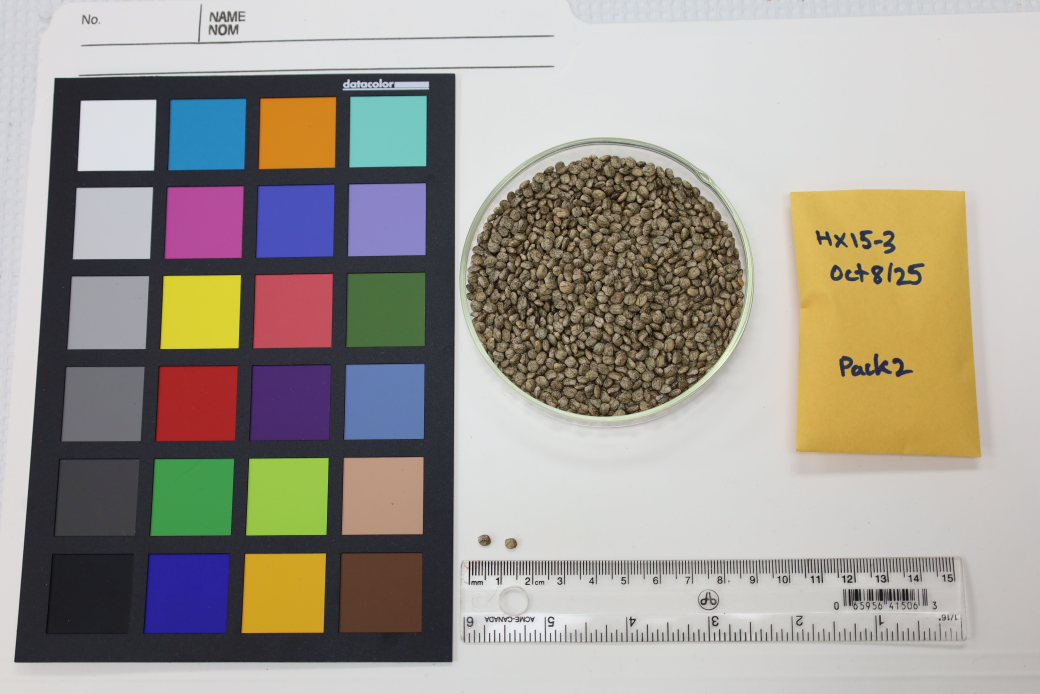
#> input picture images/IMG_0002c.JPG, 6240 x 4160 px (shown at 1/6 size); its folder holds only this picture in this run
$ python pilot_probe.py
#> lines starting #> are read from the running program, lines starting #| are printed output that depends on the picture; after the words box and inside, x2 and y2 are one past the last pixel; in counts of white or black regions, pixels touching at a corner belong together
"""Probe dish geometry and simple seed-center baselines on pilot images."""

from __future__ import annotations

import argparse
from pathlib import Path

import cv2
import numpy as np


def detect_dish(image: np.ndarray) -> tuple[int, int, int]:
    height, width = image.shape[:2]
    scale = min(1.0, 1600.0 / max(height, width))
    small = cv2.resize(image, None, fx=scale, fy=scale, interpolation=cv2.INTER_AREA)
    gray = cv2.cvtColor(small, cv2.COLOR_BGR2GRAY)
    gray = cv2.GaussianBlur(gray, (9, 9), 2.0)
    small_height, small_width = gray.shape
    circles = cv2.HoughCircles(
        gray,
        cv2.HOUGH_GRADIENT,
        dp=1.2,
        minDist=small_height * 0.18,
        param1=90,
        param2=36,
        minRadius=int(small_height * 0.16),
        maxRadius=int(small_height * 0.29),
    )
    if circles is None:
        raise RuntimeError("dish circle not found")

    candidates = circles[0]

    def score(circle: np.ndarray) -> float:
        x, y, radius = circle
        expected_x = small_width * 0.58
        expected_y = small_height * 0.40
        expected_radius = small_height * 0.225
        return (
            abs(x - expected_x) / small_width
            + abs(y - expected_y) / small_height
            + 1.5 * abs(radius - expected_radius) / small_height
        )

    x, y, radius = min(candidates, key=score)
    inverse = 1.0 / scale
    return round(x * inverse), round(y * inverse), round(radius * inverse)


def probe_centers(image: np.ndarray, dish: tuple[int, int, int]) -> np.ndarray:
    center_x, center_y, radius = dish
    x0 = max(0, center_x - radius)
    y0 = max(0, center_y - radius)
    x1 = min(image.shape[1], center_x + radius)
    y1 = min(image.shape[0], center_y + radius)
    crop = image[y0:y1, x0:x1]
    scale = min(1.0, 900.0 / max(crop.shape[:2]))
    small = cv2.resize(crop, None, fx=scale, fy=scale, interpolation=cv2.INTER_AREA)
    gray = cv2.cvtColor(small, cv2.COLOR_BGR2GRAY)
    gray = cv2.GaussianBlur(gray, (5, 5), 1.2)
    seed_radius = max(4, round(radius * scale * 0.035))
    circles = cv2.HoughCircles(
        gray,
        cv2.HOUGH_GRADIENT,
        dp=1.0,
        minDist=max(7, seed_radius * 1.15),
        param1=80,
        param2=16,
        minRadius=max(4, round(seed_radius * 0.5)),
        maxRadius=max(8, round(seed_radius * 1.7)),
    )
    return np.empty((0, 3), dtype=np.float32) if circles is None else circles[0]


def probe_reference_components(image: np.ndarray) -> list[tuple[int, int, int]]:
    height, width = image.shape[:2]
    x0, x1 = round(width * 0.42), round(width * 0.58)
    y0, y1 = round(height * 0.68), round(height * 0.82)
    crop = image[y0:y1, x0:x1]
    gray = cv2.cvtColor(crop, cv2.COLOR_BGR2GRAY)
    mask = np.uint8(gray < 222) * 255
    mask = cv2.morphologyEx(mask, cv2.MORPH_OPEN, np.ones((3, 3), np.uint8))
    count, _, stats, _ = cv2.connectedComponentsWithStats(mask)
    components: list[tuple[int, int, int]] = []
    for index in range(1, count):
        x, y, component_width, component_height, area = stats[index]
        if area < 40:
            continue
        if component_width > crop.shape[1] * 0.25 or component_height > crop.shape[0] * 0.5:
            continue
        components.append((int(area), int(component_width), int(component_height)))
    return sorted(components, reverse=True)[:8]


def main() -> int:
    parser = argparse.ArgumentParser()
    parser.add_argument("image_dir", type=Path, nargs="?", default=Path("images"))
    args = parser.parse_args()
    for path in sorted(args.image_dir.glob("*")):
        image = cv2.imread(str(path), cv2.IMREAD_COLOR)
#> image is the input picture: shape (4160, 6240, 3); mean B, G, R 147.9, 155.7, 161
        if image is None:
            continue
        try:
            dish = detect_dish(image)
#> in detect_dish, `gray = cv2.cvtColor(small, cv2.COLOR_BGR2GRAY)`:
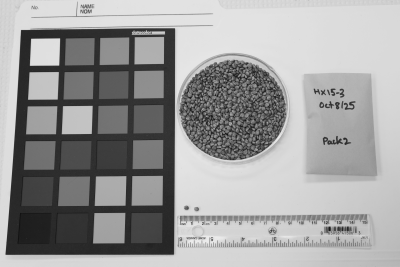
#> gray: shape (1067, 1600) (shown at 1/4 size); min 6, max 244, mean 156.4
#> in detect_dish, `circles = cv2.HoughCircles( gray, cv2.HOUGH_GRADIENT, dp=1.2, minDist=..`: circles = 14 rows, first 8: [929.4, 431.4, 209.5], [946.2, 678.6, 308.2], [689.4, 353.4, 293.7], [1174.2, 687, 299], [882.6, 226.2, 227.7], [763.8, 595.8, 233], [1132.2, 390.6, 240.9], [492.6, 353.4, 296.4]
#> in detect_dish, `candidates = circles[0]`: candidates has the same summary as circles
#> in score, `x, y, radius = circle`: x = 929.4; y = 431.4; radius = 209.5
#> in detect_dish, `x, y, radius = min(candidates, key=score)`: x = 929.4; y = 431.4; radius = 209.5
#> dish = (3625, 1682, 817)
            centers = probe_centers(image, dish)
#> in probe_centers, `center_x, center_y, radius = dish`: center_x = 3625; center_y = 1682; radius = 817
#> in probe_centers, `x0 = max(0, center_x - radius)`: x0 = 2808
#> in probe_centers, `y0 = max(0, center_y - radius)`: y0 = 865
#> in probe_centers, `x1 = min(image.shape[1], center_x + radius)`: x1 = 4442
#> in probe_centers, `y1 = min(image.shape[0], center_y + radius)`: y1 = 2499
#> in probe_centers, `crop = image[y0:y1, x0:x1]`:
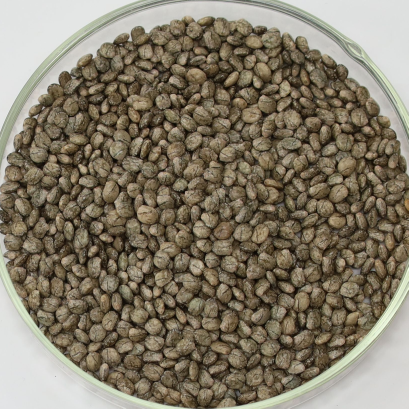
#> crop: shape (1634, 1634, 3) (shown at 1/4 size); mean B, G, R 102.9, 120.7, 129.9
#> in probe_centers, `small = cv2.resize(crop, None, fx=scale, fy=scale, interpolation=cv2.I..`:
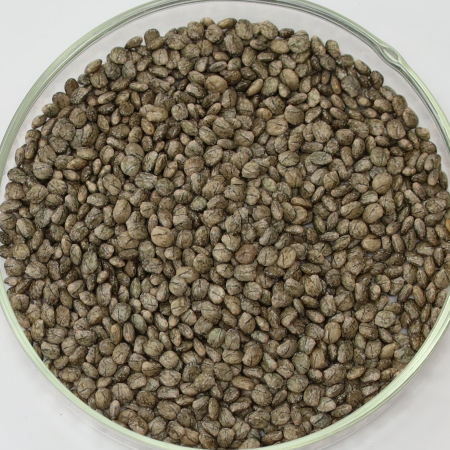
#> small: shape (900, 900, 3) (shown at 1/2 size); mean B, G, R 102.9, 120.7, 129.9
#> in probe_centers, `gray = cv2.cvtColor(small, cv2.COLOR_BGR2GRAY)`:
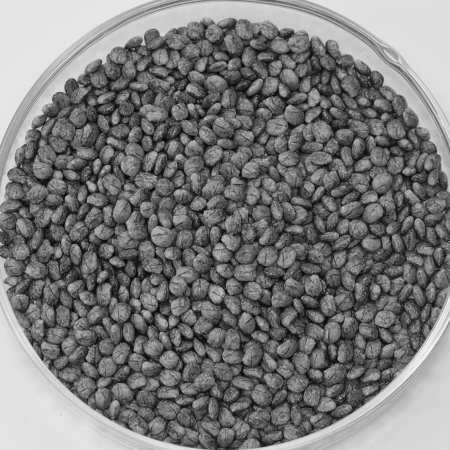
#> gray: shape (900, 900) (shown at 1/2 size); min 4, max 249, mean 121.4
#> in probe_centers, `seed_radius = max(4, round(radius * scale * 0.035))`: seed_radius = 16
#> in probe_centers, `circles = cv2.HoughCircles( gray, cv2.HOUGH_GRADIENT, dp=1.0, minDist=..`: circles = 883 rows, first 8: [307.5, 246.5, 25.2], [666.5, 511.5, 25.2], [237.5, 622.5, 23], [595.5, 758.5, 25.2], [37.5, 497.5, 23], [737.5, 478.5, 25.2], [263.5, 328.5, 22.9], [334.5, 629.5, 25.2]
#> centers has the same summary as circles in probe_centers
            components = probe_reference_components(image)
#> in probe_reference_components, `crop = image[y0:y1, x0:x1]`:
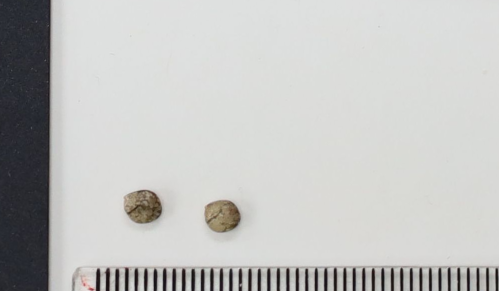
#> crop: shape (582, 998, 3) (shown at 1/2 size); mean B, G, R 192.1, 193.7, 193.4
#> in probe_reference_components, `mask = np.uint8(gray < 222) * 255`:
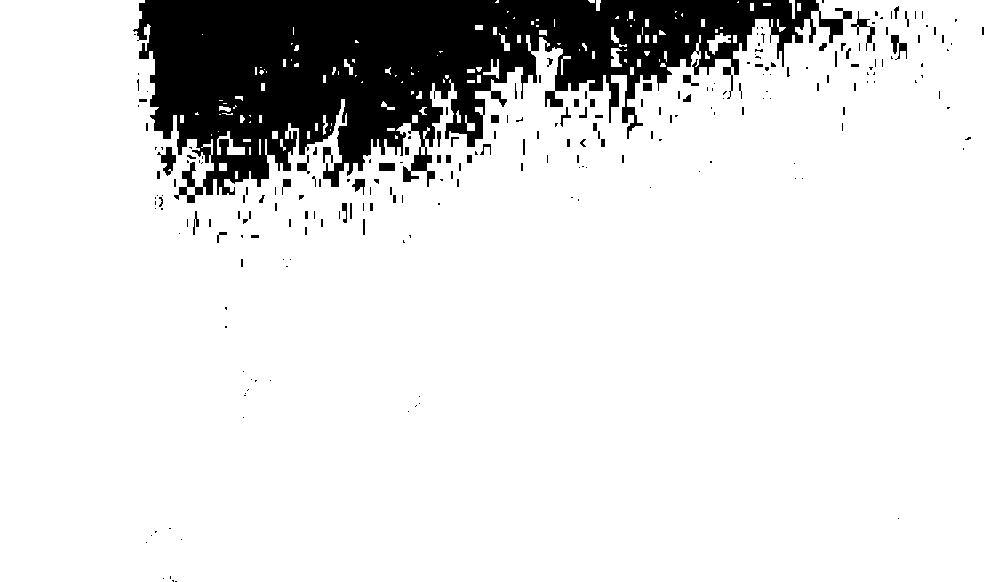
#> mask: shape (582, 998); 87.1% white; 235 black regions (178 under 20 px), largest, box (x1, y1, x2, y2) and area: (133, 0, 852, 203) 70454, (157, 147, 176, 176) 256, (851, 11, 875, 51) 212
#> in probe_reference_components, `mask = cv2.morphologyEx(mask, cv2.MORPH_OPEN, np.ones((3, 3), np.uint8))`:
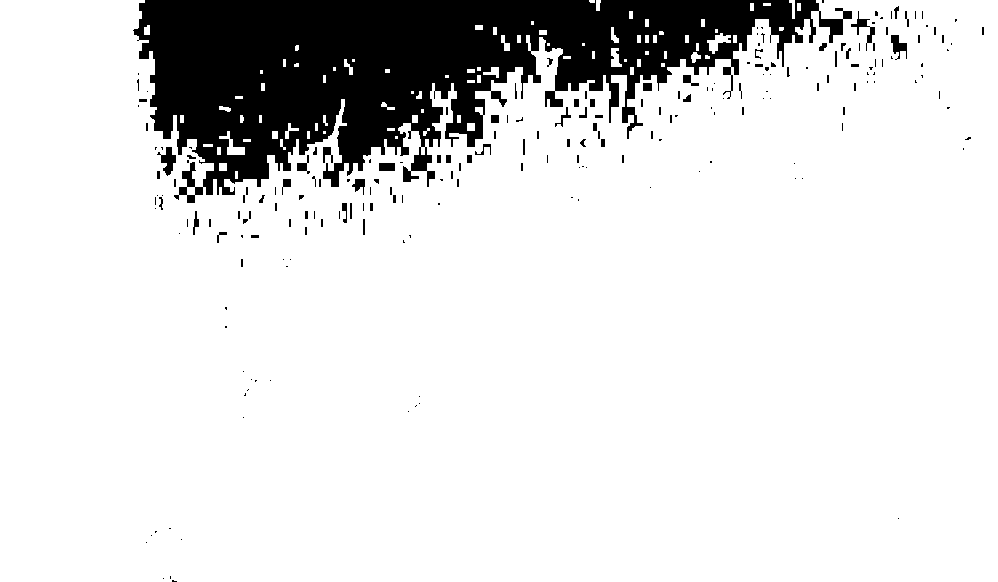
#> mask: shape (582, 998); 87% white; 217 black regions (162 under 20 px), largest, box (x1, y1, x2, y2) and area: (133, 0, 852, 203) 71577, (157, 147, 176, 176) 261, (851, 11, 875, 51) 216
#> in probe_reference_components, `count, _, stats, _ = cv2.connectedComponentsWithStats(mask)`: count = 86; stats = 86 rows, first 6: [133, 0, 851, 582, 75665], [0, 0, 998, 582, 502042], [589, 0, 6, 3, 17], [596, 0, 5, 11, 47], [789, 0, 6, 19, 66], [750, 3, 4, 8, 32]
#> the loop in probe_reference_components, `for index in range(1, count):` made 85 passes
#> (x, y, component_width, component_height, area) on passes 1, 3, 4, 5, 6, 7, 8, 9: (0, 0, 998, 582, 502042), (596, 0, 5, 11, 47), (789, 0, 6, 19, 66), (750, 3, 4, 8, 32), (763, 3, 8, 3, 24), (797, 3, 4, 8, 32), (629, 11, 4, 8, 32), (645, 19, 4, 8, 32)
#> after the loop in probe_reference_components, `for index in range(1, count):`: components = [(47, 5, 11), (66, 6, 19), (54, 6, 10), (40, 8, 5), (72, 8, 16), (40, 8, 5), (227, 24, 21), (80, 9, 16), (146, 11, 19), (69, 10, 11), (66, 9, 16), (97, 16, 11), (49, 14, 8), (47, 12, 6), (48, 6, 8), (80, 14, 16), (64, 8, 8), (224, 26, 24), (48, 6, 8), (64, 8, 8)]
#> components = [(227, 24, 21), (224, 26, 24), (146, 11, 19), (97, 16, 11), (80, 14, 16), (80, 9, 16), (72, 8, 16), (69, 10, 11)]
            print(
                f"{path.name}\tdish={dish}\tcenters={len(centers)}"
                f"\treference_components={components}"
            )
#| IMG_0002c.JPG	dish=(3625, 1682, 817)	centers=883	reference_components=[(227, 24, 21), (224, 26, 24), (146, 11, 19), (97, 16, 11), (80, 14, 16), (80, 9, 16), (72, 8, 16), (69, 10, 11)]
        except RuntimeError as error:
            print(f"{path.name}\tERROR={error}")
    return 0


if __name__ == "__main__":
    raise SystemExit(main())
#> (the program exits here)

$ run again, on images/IMG_9667c.JPG
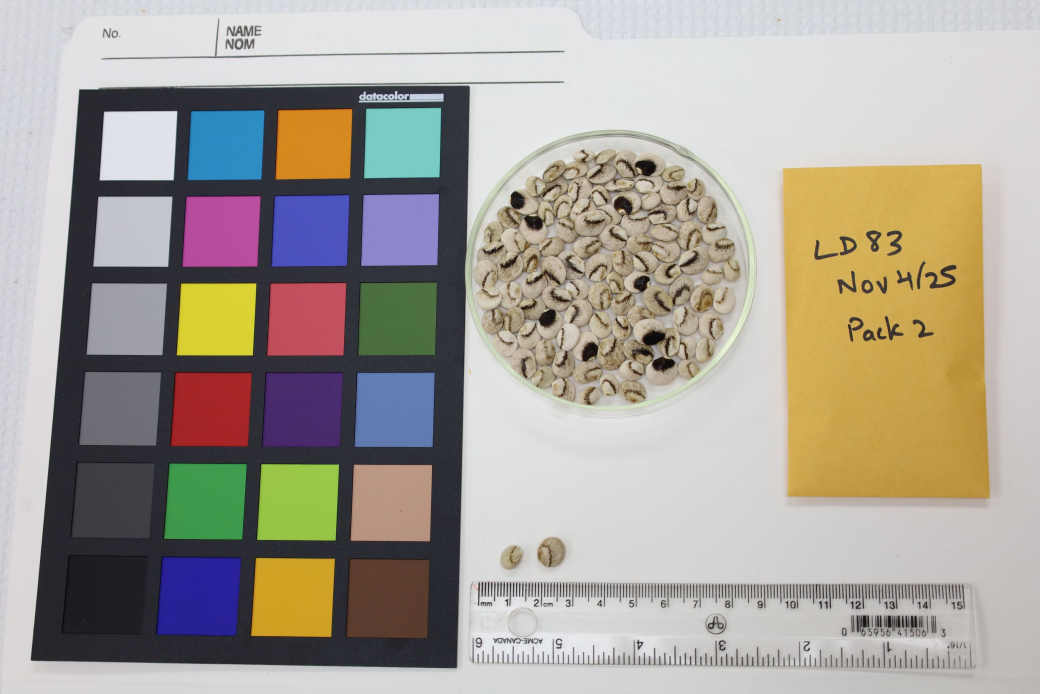
#> input picture images/IMG_9667c.JPG, 3120 x 2080 px (shown at 1/3 size)
#> in main, image is the input picture: shape (2080, 3120, 3); mean B, G, R 152.2, 161.4, 167.4
#> in detect_dish, `circles = cv2.HoughCircles( gray, cv2.HOUGH_GRADIENT, dp=1.2, minDist=..`: circles = [[941.4, 424.2, 214.8], [582.6, 383.4, 304.3], [949.8, 621, 284.5], [821.4, 219, 260.7], [1128.6, 490.2, 240.9], [623.4, 186.6, 222.4], [352.2, 371.4, 205.2], [1089, 996.6, 240.7]]
#> candidates has the same summary as circles
#> in score, `x, y, radius = circle`: x = 941.4; y = 424.2; radius = 214.8
#> in detect_dish, `x, y, radius = min(candidates, key=score)`: x = 941.4; y = 424.2; radius = 214.8
#> dish = (1836, 827, 419)
#> in probe_centers, `center_x, center_y, radius = dish`: center_x = 1836; center_y = 827; radius = 419
#> in probe_centers, `x0 = max(0, center_x - radius)`: x0 = 1417
#> in probe_centers, `y0 = max(0, center_y - radius)`: y0 = 408
#> in probe_centers, `x1 = min(image.shape[1], center_x + radius)`: x1 = 2255
#> in probe_centers, `y1 = min(image.shape[0], center_y + radius)`: y1 = 1246
#> in probe_centers, `gray = cv2.cvtColor(small, cv2.COLOR_BGR2GRAY)`:
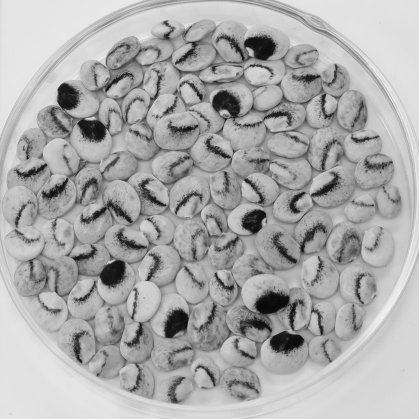
#> gray: shape (838, 838) (shown at 1/2 size); min 3, max 248, mean 170.6
#> seed_radius = 15
#> in probe_centers, `circles = cv2.HoughCircles( gray, cv2.HOUGH_GRADIENT, dp=1.0, minDist=..`: circles = 251 rows, first 8: [426.5, 432.5, 25.4], [449.5, 205.5, 25.4], [612.5, 110.5, 24.3], [591.5, 288.5, 24.3], [480.5, 440.5, 25.4], [452.5, 393.5, 25.4], [440.5, 364.5, 22.1], [176.5, 359.5, 25.4]
#> centers has the same summary as circles in probe_centers
#> in probe_reference_components, `mask = np.uint8(gray < 222) * 255`:
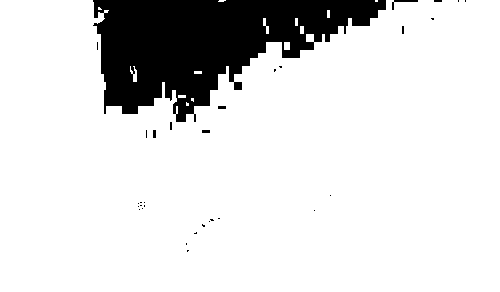
#> mask: shape (292, 500); 86.3% white; 32 black regions (27 under 20 px), largest, box (x1, y1, x2, y2) and area: (93, 0, 386, 122) 19687, (392, 0, 418, 10) 64, (218, 106, 226, 109) 24, (153, 130, 156, 138) 24, (202, 130, 210, 133) 24
#> count = 14; stats = 14 rows, first 6: [93, 0, 373, 252, 20029], [0, 0, 500, 292, 125681], [219, 0, 5, 2, 10], [375, 0, 3, 2, 6], [327, 10, 3, 8, 24], [263, 18, 6, 16, 48]
#> the loop in probe_reference_components, `for index in range(1, count):` made 13 passes
#> (x, y, component_width, component_height, area) on passes 1, 4, 5, 6, 7, 8, 9, 10: (0, 0, 500, 292, 125681), (327, 10, 3, 8, 24), (263, 18, 6, 16, 48), (295, 18, 3, 8, 24), (300, 26, 4, 8, 32), (284, 42, 6, 8, 48), (194, 71, 8, 3, 24), (133, 74, 4, 8, 32)
#> after the loop in probe_reference_components, `for index in range(1, count):`: components = [(48, 6, 16), (48, 6, 8)]
#| IMG_9667c.JPG	dish=(1836, 827, 419)	centers=251	reference_components=[(48, 6, 16), (48, 6, 8)]

$ run again, on images/IMG_9632c.JPG
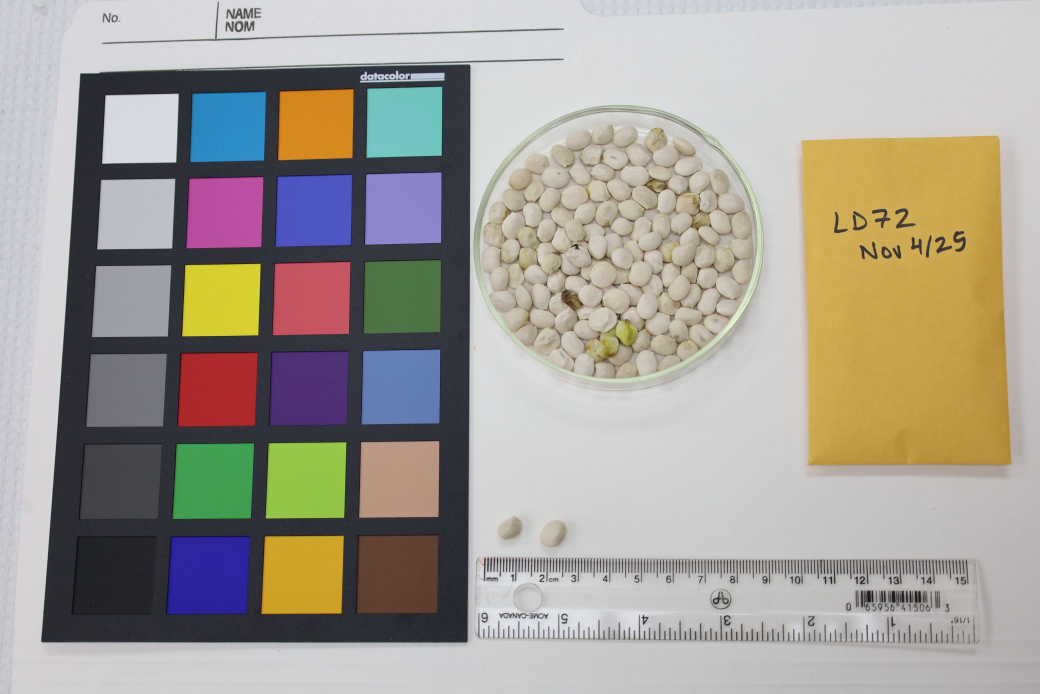
#> input picture images/IMG_9632c.JPG, 3120 x 2080 px (shown at 1/3 size)
#> in main, image is the input picture: shape (2080, 3120, 3); mean B, G, R 151.1, 159.2, 164.6
#> in detect_dish, `circles = cv2.HoughCircles( gray, cv2.HOUGH_GRADIENT, dp=1.2, minDist=..`: circles = [[947.4, 382.2, 219.9], [587.4, 353.4, 299], [786.6, 275.4, 231.7], [360.6, 347.4, 209.2]]
#> candidates has the same summary as circles
#> in score, `x, y, radius = circle`: x = 947.4; y = 382.2; radius = 219.9
#> in detect_dish, `x, y, radius = min(candidates, key=score)`: x = 947.4; y = 382.2; radius = 219.9
#> dish = (1847, 745, 429)
#> in probe_centers, `center_x, center_y, radius = dish`: center_x = 1847; center_y = 745; radius = 429
#> in probe_centers, `x0 = max(0, center_x - radius)`: x0 = 1418
#> in probe_centers, `y0 = max(0, center_y - radius)`: y0 = 316
#> in probe_centers, `x1 = min(image.shape[1], center_x + radius)`: x1 = 2276
#> in probe_centers, `y1 = min(image.shape[0], center_y + radius)`: y1 = 1174
#> in probe_centers, `gray = cv2.cvtColor(small, cv2.COLOR_BGR2GRAY)`:
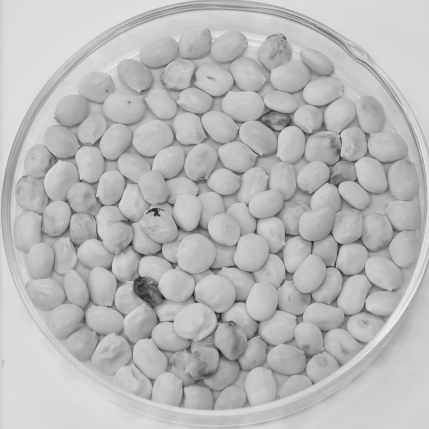
#> gray: shape (858, 858) (shown at 1/2 size); min 20, max 244, mean 185
#> seed_radius = 15
#> in probe_centers, `circles = cv2.HoughCircles( gray, cv2.HOUGH_GRADIENT, dp=1.0, minDist=..`: circles = 87 rows, first 8: [502.5, 265.5, 24.3], [283.5, 486.5, 23.2], [626.5, 187.5, 21], [440.5, 161.5, 24.3], [259.5, 327.5, 24.3], [635.5, 345.5, 23.2], [521.5, 410.5, 25.4], [710.5, 511.5, 25.4]
#> centers has the same summary as circles in probe_centers
#> in probe_reference_components, `crop = image[y0:y1, x0:x1]`:
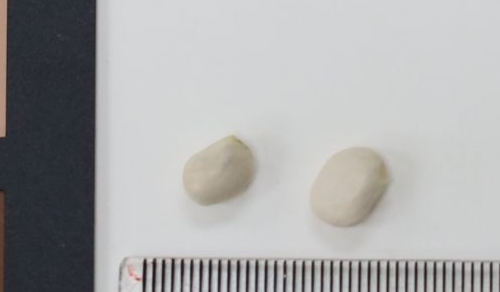
#> crop: shape (292, 500, 3); mean B, G, R 169.5, 169.1, 169.1
#> mask: shape (292, 500); every value is 255
#> count = 2; stats = [[-1, 2147483647, 0, 0, 0], [0, 0, 500, 292, 146000]]
#> the loop in probe_reference_components, `for index in range(1, count):` made 1 pass
#> after the loop in probe_reference_components, `for index in range(1, count):`: components = []
#| IMG_9632c.JPG	dish=(1847, 745, 429)	centers=87	reference_components=[]
